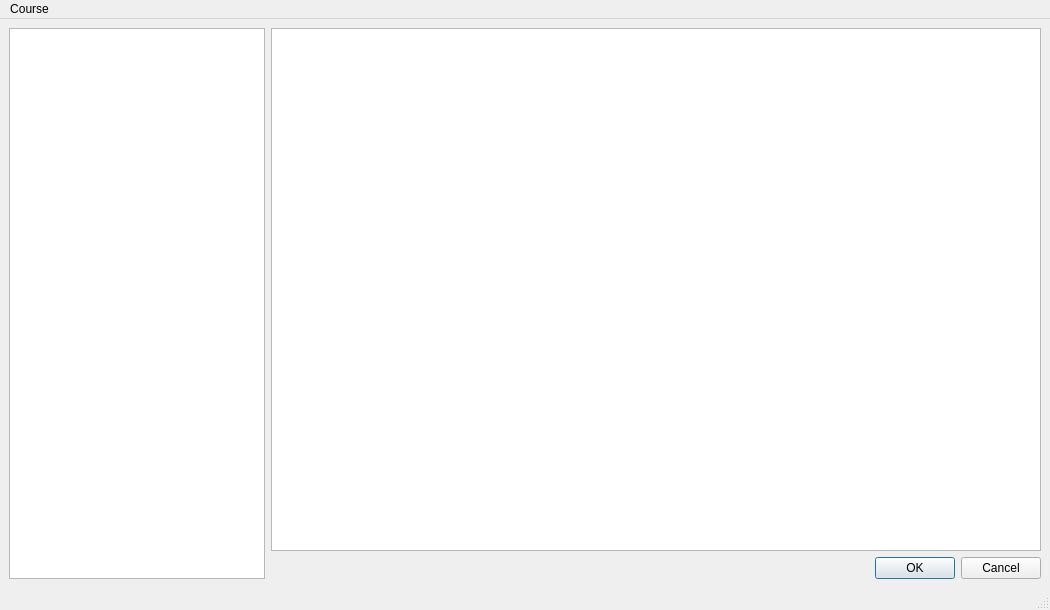
<?xml version="1.0" encoding="UTF-8"?>
<ui version="4.0">
 <class>MainWindow</class>
 <widget class="QMainWindow" name="MainWindow">
  <property name="geometry">
   <rect>
    <x>0</x>
    <y>0</y>
    <width>1050</width>
    <height>610</height>
   </rect>
  </property>
  <property name="windowTitle">
   <string>MainWindow</string>
  </property>
  <widget class="QWidget" name="centralwidget">
   <layout class="QHBoxLayout" name="horizontalLayout_2">
    <item>
     <layout class="QHBoxLayout" name="horizontalLayout">
      <item alignment="Qt::AlignLeft">
       <widget class="QListView" name="listView">
        <property name="minimumSize">
         <size>
          <width>256</width>
          <height>0</height>
         </size>
        </property>
       </widget>
      </item>
      <item>
       <layout class="QVBoxLayout" name="verticalLayout">
        <item>
         <widget class="QTableWidget" name="tableWidget"/>
        </item>
        <item>
         <widget class="QDialogButtonBox" name="buttonBox">
          <property name="standardButtons">
           <set>QDialogButtonBox::Cancel|QDialogButtonBox::Ok</set>
          </property>
         </widget>
        </item>
       </layout>
      </item>
     </layout>
    </item>
   </layout>
  </widget>
  <widget class="QMenuBar" name="menubar">
   <property name="geometry">
    <rect>
     <x>0</x>
     <y>0</y>
     <width>1050</width>
     <height>22</height>
    </rect>
   </property>
   <widget class="QMenu" name="menuCourse">
    <property name="title">
     <string>Course</string>
    </property>
    <addaction name="actionAdd_Course"/>
   </widget>
   <addaction name="menuCourse"/>
  </widget>
  <widget class="QStatusBar" name="statusbar"/>
  <action name="actionAdd_Course">
   <property name="text">
    <string>Add Course</string>
   </property>
  </action>
 </widget>
 <resources/>
 <connections/>
</ui>
